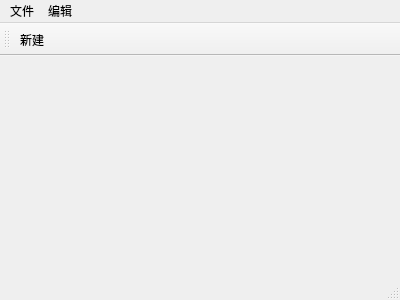
<?xml version="1.0" encoding="UTF-8"?>
<ui version="4.0">
    <class>MainWindow</class>
    <widget class="QMainWindow" name="MainWindow">
        <property name="geometry">
            <rect>
                <x>0</x>
                <y>0</y>
                <width>400</width>
                <height>300</height>
            </rect>
        </property>
        <property name="windowTitle">
            <string>MainWindow</string>
        </property>
        <widget class="QWidget" name="centralWidget"/>
        <widget class="QMenuBar" name="menuBar">
            <property name="geometry">
                <rect>
                    <x>0</x>
                    <y>0</y>
                    <width>400</width>
                    <height>23</height>
                </rect>
            </property>
            <widget class="QMenu" name="menu">
                <property name="title">
                    <string>文件</string>
                </property>
                <addaction name="actionNew"/>
            </widget>
            <widget class="QMenu" name="menu_2">
                <property name="title">
                    <string>编辑</string>
                </property>
            </widget>
            <addaction name="menu"/>
            <addaction name="menu_2"/>
        </widget>
        <widget class="QToolBar" name="mainToolBar">
            <attribute name="toolBarArea">
                <enum>TopToolBarArea</enum>
            </attribute>
            <attribute name="toolBarBreak">
                <bool>false</bool>
            </attribute>
            <addaction name="actionNew"/>
        </widget>
        <widget class="QStatusBar" name="statusBar"/>
        <action name="actionNew">
            <property name="text">
                <string>新建</string>
            </property>
        </action>
    </widget>
    <layoutdefault spacing="6" margin="11"/>
    <resources/>
    <connections/>
</ui>
